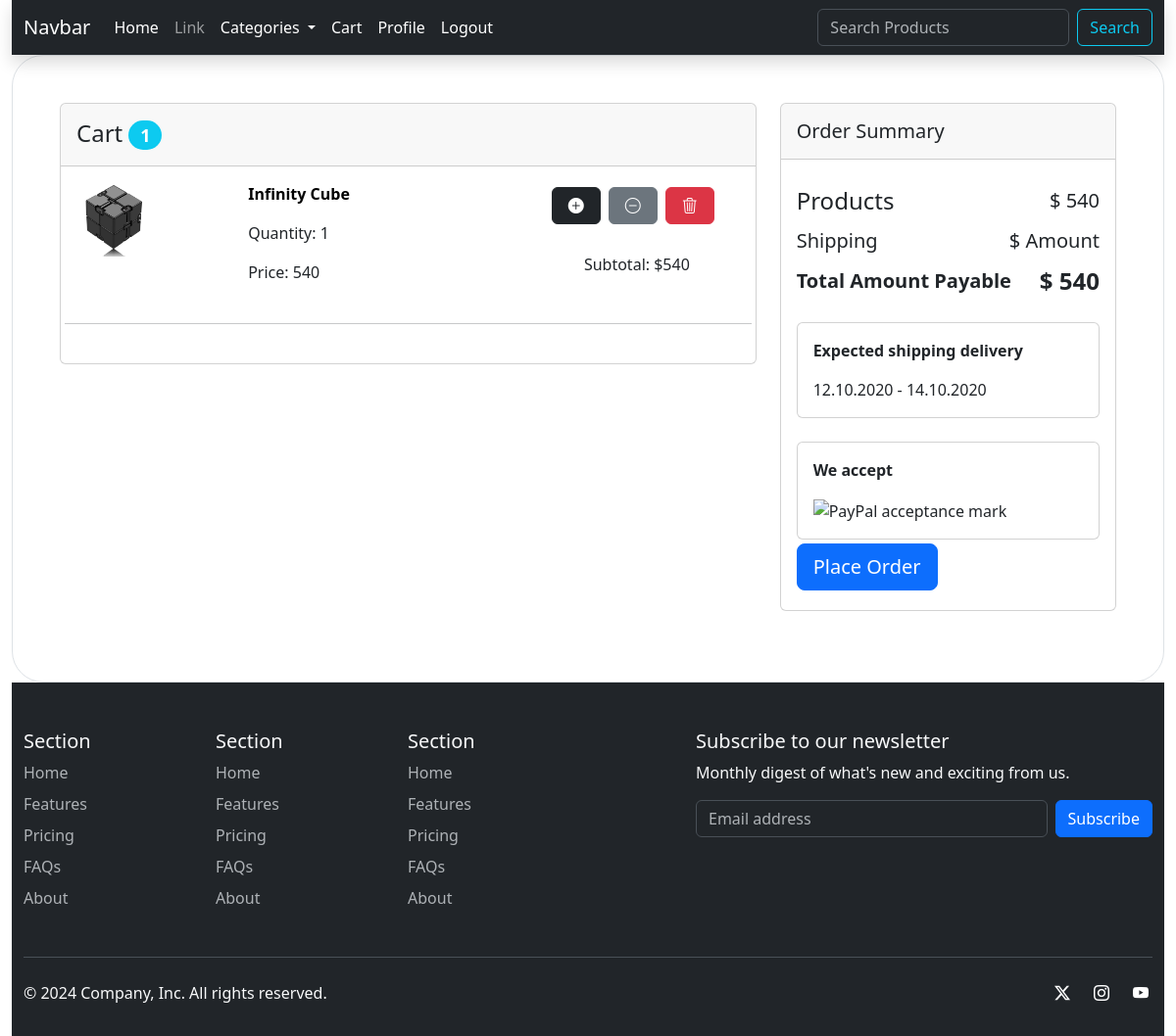
The app's page /cart/ (signed in) with its own data.
### cart/models.py (models this page shows, shortened)
class Cart(models.Model):
    user = models.ForeignKey(
        User, related_name='cart_user', on_delete=models.CASCADE)
    quantity = models.IntegerField()
    products = models.ForeignKey(
        Item, related_name='cart_products', on_delete=models.CASCADE)
    date_added = models.DateTimeField(auto_now_add=True)
    def subtotal(self):
        return self.quantity * self.products.price

### Products/models.py (models this page shows, shortened)
class Item(models.Model):
    name = models.CharField(max_length=200)
    price = models.IntegerField()
    description = models.TextField(blank=True, null=True)
    stock = models.IntegerField()
    image = models.ImageField(upload_to='Item_images', blank=True, null=True)
    category = models.ForeignKey(
        Category, related_name='items', on_delete=models.CASCADE)
    created_by = models.ForeignKey(
        User, related_name='items', on_delete=models.CASCADE)
    created_at = models.DateTimeField(auto_now_add=True)

### cart/views.py (the view)
# urls.py: path('', views.view_cart, name='view_cart'),
def view_cart(request):
    user = request.user
    cart_items = Cart.objects.filter(user=user)
    total_amount = 0
    for cart_item in cart_items:
        if cart_item.products.offers.exists():
            cart_item.latest_offer = cart_item.products.offers.latest(
                'offer_date_added')
            subtotal = cart_item.latest_offer.offer_discount * cart_item.quantity
        else:
            subtotal = cart_item.subtotal()
        total_amount += subtotal
        cart_item.subtotal_amount = subtotal
    return render(request, 'cart.html', {'cart_items': cart_items, 'total_amount': total_amount})

### core/context_processor.py (called while the page is built)
def categories_context_function(request):
    all_categories = Category.objects.all()
    return {'category_context': all_categories}

def no_of_items_in_cart_context_function(request):
    no_of_items_in_cart = 0
    user = request.user
    try:
        cart_of_user = Cart.objects.filter(user=user)
        for i in cart_of_user:
            no_of_items_in_cart += i.quantity
    except:
        count = 0
    return {'no_of_items_in_cart_context': no_of_items_in_cart}

### templates/cart.html
{% extends 'base.html' %}
{% block content %}
<div class="bg-white border rounded-5">
    <section class="w-100 p-5 gradient-custom" style="border-radius: .5rem .5rem 0 0;">
        <div class="row">
            <div class="col-md-8">
                <div class="card mb-4">
                    <div class="card-header py-3">
                        <h5 class="mb-0 fs-4">Cart <span
                                class="badge bg-info rounded-pill">{{no_of_items_in_cart_context}}</span></h5>
                    </div>
                    <div class="card-body">
                        {% for cart_item in cart_items %}
                        <div class="row">
                            <div class="col-lg-3 col-md-12 mb-4 mb-lg-0">
                                <div class="bg-image hover-overlay hover-zoom ripple rounded"
                                    data-mdb-ripple-color="light">
                                    <a href="{% url 'core:ProductDetails' cart_item.products.id %}"
                                        class="text-decoration-none text-black">
                                        <img src="{{cart_item.products.image.url}}" class="w-50">
                                    </a>
                                </div>
                            </div>
                            <div class="col-lg-5 col-md-6 mb-4 mb-lg-0">
                                <p><strong><a href="{% url 'core:ProductDetails' cart_item.products.id %}"
                                            class="text-decoration-none text-black">{{cart_item.products.name}}</a></strong>
                                </p>
                                <p>Quantity: {{cart_item.quantity}}</p>
                                <p class="">
                                    Price:
                                    {% if cart_item.latest_offer %}
                                    ${{ cart_item.latest_offer.offer_discount }}
                                    {% else %}
                                    {{cart_item.products.price}}
                                    {% endif %}
                                </p>
                            </div>
                            <div class="col-lg-4 col-md-6 mb-4 mb-lg-0">
                                <div class="btn btn-sm d-flex justify-content-center  mb-4" style="max-width: 300px">
                                    <a href="{% url 'cart:add_to_cart' cart_item.products.id %}"
                                        class="btn btn-dark px-3 me-2">
                                        <i class="bi bi-plus-circle-fill"></i>
                                    </a>
                                    <a href="{% url 'cart:substract_from_cart' cart_item.products.id %}"
                                        class="btn btn-secondary px-3 me-2">
                                        <i class="bi bi-dash-circle"></i>
                                    </a>
                                    <a href="{% url 'cart:delete_from_cart' cart_item.products.id %}"
                                        class="btn btn-danger px-3 me-2">
                                        <i class="bi bi-trash3"></i>
                                    </a>
                                </div>
                                <p class="text-start text-md-center">
                                    Subtotal:
                                    {% if cart_item.latest_offer %}
                                    ${{ cart_item.subtotal_amount }}
                                    {% else %}
                                    ${{ cart_item.subtotal }}
                                    {% endif %}
                                </p>
                            </div>
                            <hr class="my-4">
                        </div>
                        {%endfor%}
                    </div>
                </div>
            </div>
            <div class="col-md-4">
                <div class="card mb-4">
                    <div class="card-header py-3">
                        <h5 class="mb-0">Order Summary</h5>
                    </div>
                    <div class="card-body">
                        <ul class="list-group list-group-flush">
                            <li
                                class="list-group-item d-flex justify-content-between align-items-center border-0 px-0 pb-0 lead fs-4 fw-normal">
                                Products
                                <span class="lead fs-5 fw-normal">$ {{total_amount}}</span>
                            </li>
                            <li
                                class="list-group-item d-flex justify-content-between align-items-center border-0 px-0 pb-0 lead fs-5 fw-normal">
                                Shipping
                                <span class="lead fs-5 fw-normal">$ Amount</span>
                            </li>
                            <li
                                class="list-group-item d-flex justify-content-between align-items-center border-0 px-0 mb-3">
                                <div>
                                    <strong class="fs-5">Total Amount Payable</strong>
                                </div>
                                <span><strong class="lead fs-4 fw-bold">$ {{total_amount}}</strong></span>
                            </li>
                        </ul>
                        <div class="card mb-4">
                            <div class="card-body">
                                <p><strong>Expected shipping delivery</strong></p>
                                <p class="mb-0">12.10.2020 - 14.10.2020</p>
                            </div>
                        </div>
                        <div class="card mb-4 mb-lg-0">
                            <div class="card-body">
                                <p><strong>We accept</strong></p>
                                <img class="me-2" width="45px"
                                    src="https://mdbcdn.b-cdn.net/wp-content/plugins/woocommerce/includes/gateways/paypal/assets/images/paypal.png"
                                    alt="PayPal acceptance mark">
                            </div>
                        </div>
                        <a href="{% url 'cart:order_view' %}" type="button"
                            class="btn btn-primary btn-lg btn-block my-1">
                            Place Order
                        </a>
                    </div>
                </div>
            </div>
        </div>
    </section>
</div>
{%endblock%}

### records on screen
Cart: products.image (picture), products.name "Infinity Cube", quantity "1", products.price "540", subtotal "540"

### other values on screen
{{ no_of_items_in_cart_context }} "1"
{{ total_amount }} "540"
